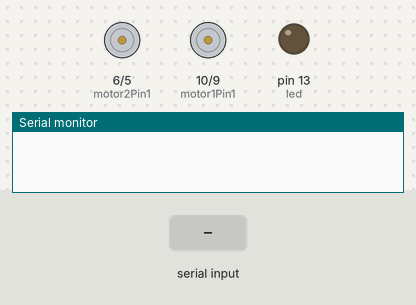
Simulated run of this sketch. Board: Arduino Uno, built with avr-gcc and run on an emulated ATmega328P. Parts: motor-driver pin pairs drawn as motors (green arrow = first pin HIGH = forward, orange = second pin HIGH = backward, longer = more drive), output pins drawn as LEDs (lit = HIGH), the last lines printed to the serial monitor. The inputs (shaded band) are chosen by the test bench.

Above: at 1.2 s.
1.3 s: "B" received over Serial
At 2.4 s:
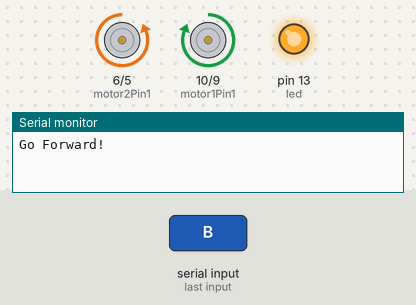
2.8 s: "L" received over Serial
At 3.5 s:
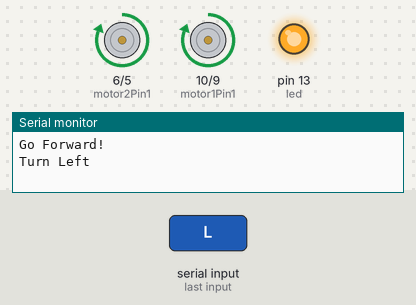
4.3 s: "R" received over Serial
At 4.7 s:
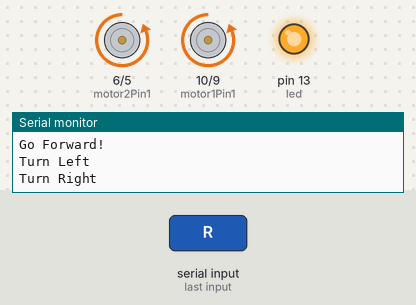
5.8 s: "F" received over Serial
At 7.0 s:
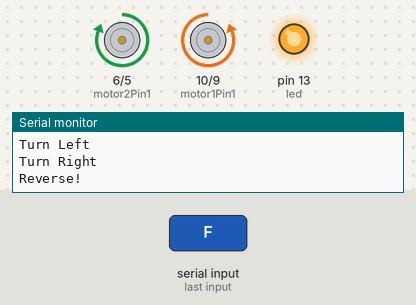
Timing chart, 0 to 8.3 s (numbered marks = the images above; inputs shaded):
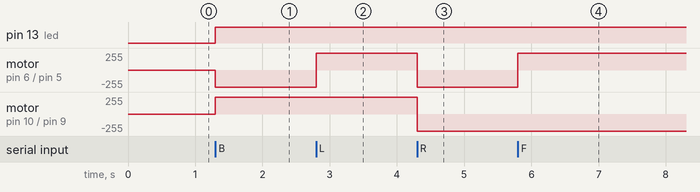

Measured:
- after the input at 1.3 s, pin 13 (led): LOW → HIGH at once; motor on pin 6 (motor2Pin1) / pin 5 (motor2Pin2): stopped → backward 255/255 at once; motor on pin 10 (motor1Pin1) / pin 9 (motor1Pin2): stopped → forward 255/255 at once
- after the input at 2.8 s, motor on pin 6 (motor2Pin1) / pin 5 (motor2Pin2): backward 255/255 → forward 255/255 at once
- after the input at 4.3 s, motor on pin 6 (motor2Pin1) / pin 5 (motor2Pin2), motor on pin 10 (motor1Pin1) / pin 9 (motor1Pin2): forward 255/255 → backward 255/255 at once
- after the input at 5.8 s, motor on pin 6 (motor2Pin1) / pin 5 (motor2Pin2): backward 255/255 → forward 255/255 at once

The sketch:

phy.ino
```cpp
int motor1Pin1 = 10;
int motor1Pin2 = 9;

int motor2Pin1 = 6;
int motor2Pin2 = 5;
//int dtime =40;


int led = 13;
int state;
int flag=0;        //makes sure that the serial only prints once the state
int stateStop=0;
void setup() {

   pinMode(motor1Pin1, OUTPUT);
    pinMode(motor1Pin2, OUTPUT);

    pinMode(motor2Pin1, OUTPUT);
    pinMode(motor2Pin2, OUTPUT);


    Serial.begin(115200);
     pinMode(led, OUTPUT);
}

void loop() {
   if(Serial.available() > 0){
      state = Serial.read();
      flag=0;
  }


   if (state == 'B') {
        digitalWrite(motor1Pin1, HIGH);
        digitalWrite(motor1Pin2, LOW);
        digitalWrite(motor2Pin1, LOW);
        digitalWrite(motor2Pin2, HIGH);
          digitalWrite(led, HIGH);
        if(flag == 0){
          Serial.println("Go Forward!");

          flag=1;
        }


    }
    else if (state == 'L') {
        digitalWrite(motor1Pin1, HIGH);
        digitalWrite(motor1Pin2, LOW);
        digitalWrite(motor2Pin1, HIGH);
        digitalWrite(motor2Pin2, LOW);
        if(flag == 0){
          Serial.println("Turn Left");
          flag=1;
        }

    }
    // if the state is '3' the motor will Stop
    else if (state == 'S' || stateStop == 1) {
        digitalWrite(motor1Pin1, LOW);
        digitalWrite(motor1Pin2, LOW);
        digitalWrite(motor2Pin1, LOW);
        digitalWrite(motor2Pin2, LOW);
        digitalWrite(led, LOW);
        digitalWrite(led, LOW);
        if(flag == 0){
          Serial.println("STOP!");
          flag=1;
        }
        stateStop=0;
    }
    // if the state is '4' the motor will turn right
    else if (state == 'R') {
        digitalWrite(motor1Pin1, LOW);
        digitalWrite(motor1Pin2, HIGH);
        digitalWrite(motor2Pin1, LOW);
        digitalWrite(motor2Pin2, HIGH);
        if(flag == 0){
          Serial.println("Turn Right");
          flag=1;
        }


    }
    // if the state is '5' the motor will Reverse
    else if (state == 'F') {
        digitalWrite(motor1Pin1, LOW);
        digitalWrite(motor1Pin2, HIGH);
        digitalWrite(motor2Pin1, HIGH);
        digitalWrite(motor2Pin2, LOW);
        if(flag == 0){
          Serial.println("Reverse!");
          flag=1;
        }


    }


}
```
